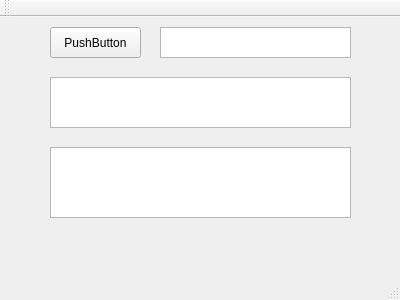
<?xml version="1.0" encoding="UTF-8"?>
<ui version="4.0">
 <class>PyQtSubscriber</class>
 <widget class="QMainWindow" name="PyQtSubscriber">
  <property name="geometry">
   <rect>
    <x>0</x>
    <y>0</y>
    <width>400</width>
    <height>300</height>
   </rect>
  </property>
  <property name="windowTitle">
   <string>PyQtSubscriber</string>
  </property>
  <widget class="QWidget" name="centralWidget">
   <widget class="QTextBrowser" name="textBrowserForCurrentTopic">
    <property name="geometry">
     <rect>
      <x>50</x>
      <y>130</y>
      <width>301</width>
      <height>71</height>
     </rect>
    </property>
    <property name="overwriteMode">
     <bool>true</bool>
    </property>
   </widget>
   <widget class="QListWidget" name="listViewOfTopics">
    <property name="geometry">
     <rect>
      <x>50</x>
      <y>60</y>
      <width>301</width>
      <height>51</height>
     </rect>
    </property>
   </widget>
   <widget class="QTextEdit" name="textEdit">
    <property name="geometry">
     <rect>
      <x>160</x>
      <y>10</y>
      <width>191</width>
      <height>31</height>
     </rect>
    </property>
   </widget>
   <widget class="QPushButton" name="pushButton">
    <property name="geometry">
     <rect>
      <x>50</x>
      <y>10</y>
      <width>91</width>
      <height>31</height>
     </rect>
    </property>
    <property name="text">
     <string>PushButton</string>
    </property>
   </widget>
  </widget>
  <widget class="QMenuBar" name="menuBar">
   <property name="geometry">
    <rect>
     <x>0</x>
     <y>0</y>
     <width>400</width>
     <height>21</height>
    </rect>
   </property>
  </widget>
  <widget class="QToolBar" name="mainToolBar">
   <attribute name="toolBarArea">
    <enum>TopToolBarArea</enum>
   </attribute>
   <attribute name="toolBarBreak">
    <bool>false</bool>
   </attribute>
  </widget>
  <widget class="QStatusBar" name="statusBar"/>
 </widget>
 <layoutdefault spacing="6" margin="11"/>
 <resources/>
 <connections/>
</ui>
